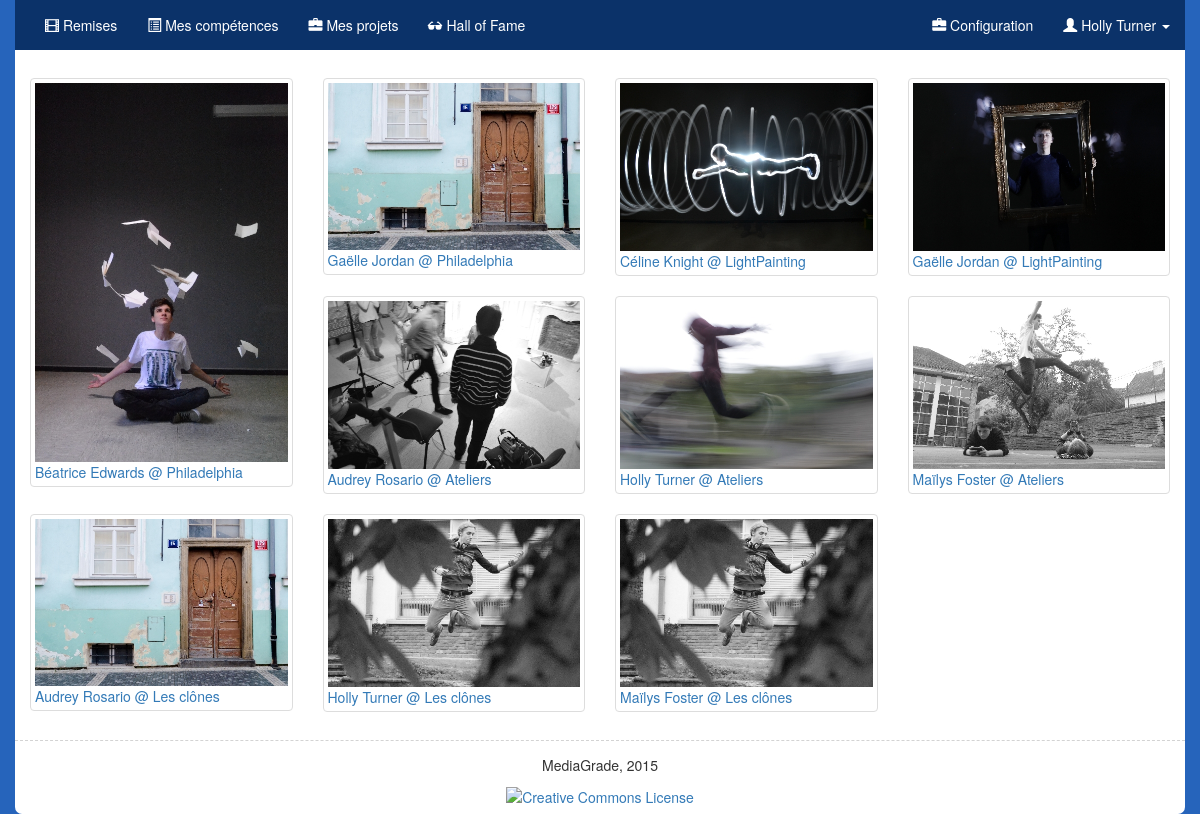
/gallery.php (signed in), run on the app's committed database.
### tables this page shows
CREATE TABLE IF NOT EXISTS `users` (
  `id` int(11) NOT NULL AUTO_INCREMENT,
  `username` varchar(20) NOT NULL,
  `email` tinytext NOT NULL,
  `hash` varchar(255) NOT NULL,
  `name` varchar(20) NOT NULL,
  `last_name` varchar(20) NOT NULL,
  `class` varchar(5) NOT NULL,
  `is_staff` tinyint(1) NOT NULL,
  PRIMARY KEY (`username`),
  KEY `id` (`id`)
);

CREATE TABLE IF NOT EXISTS `submitted` (
  `id` int(11) NOT NULL AUTO_INCREMENT,
  `user_id` int(11) NOT NULL,
  `file_path` text NOT NULL,
  `file_name` text NOT NULL,
  `answers` varchar(8000) NOT NULL,
  `project_id` int(11) NOT NULL,
  UNIQUE KEY `id` (`id`),
  KEY `id_2` (`id`)
);

CREATE TABLE IF NOT EXISTS `projects` (
  `project_id` int(11) NOT NULL AUTO_INCREMENT,
  `periode` tinyint(4) NOT NULL,
  `instructions` varchar(8000) NOT NULL,
  `deadline` date NOT NULL,
  `project_name` text NOT NULL,
  `class` text NOT NULL,
  `assessment_id` text NOT NULL,
  `auto_assessment_id` text NOT NULL,
  `assessment_type` text NOT NULL,
  `skill_id` tinytext NOT NULL,
  `extension` text NOT NULL,
  `is_activated` tinyint(1) NOT NULL DEFAULT '1',
  PRIMARY KEY (`project_id`),
  KEY `id` (`project_id`)
);

### public/gallery.php (called while the page is built, shortened)
<?php
    $medias = [];
    if (isset($_GET["my"]))
    {
        $projects = query(" SELECT user_id, file_path, file_name, submitted.project_id, project_name, name, last_name, users.class, extension
                            FROM submitted
                            LEFT JOIN users
                                ON users.id = submitted.user_id
                            LEFT JOIN projects
                                ON submitted.project_id = projects.project_id
                            WHERE users.id = ?",
                            $_SESSION["id"]);
    }
    else
    {
        $projects = query(" SELECT user_id, file_path, file_name, submitted.project_id, project_name, name, last_name, users.class, extension
                            FROM submitted
                            LEFT JOIN users
                                ON users.id = submitted.user_id
                            LEFT JOIN projects
                                ON submitted.project_id = projects.project_id
                            ORDER BY users.class, submitted.project_id, users.name");
    }
    foreach ($projects as $project)
    {
        $medias[] = [
            "file" => $project["file_path"] . $project["file_name"],
            "thumbnail" => $project["file_path"] . "thumb_" . $project["file_name"],
            "name" => $project["name"],
            "class" => $project["class"],
            "last_name" => $project["last_name"],
            "project_name" => $project["project_name"],
            "extension" => $project["extension"]
            ];
    };
    render("gallery.php", ["title" => "Hall of fame", "medias" => $medias], true);
?>

### includes/langs/be_FR.php (called while the page is built, shortened)
<?php
$lang = array();
$lang['LANG'] = "fr";
$lang['FORGOT_PASS'] = "J'ai oublié mon mot de passe";
$lang['LOGIN'] = "S'identifier";
$lang['USERNAME'] = "Nom d'utilisateur";
$lang['NAME'] = "Prénom";
$lang['LAST_NAME'] = "Nom";
$lang['PASSWORD'] = "Mot de passe";
$lang['CONFIRM_PASSWORD'] = "Confirmez le mot de passe";
$lang['PASSWORD_MISMATCH'] = "Les mots de passe ne correspondent pas";
$lang['EMAIL'] = "Courriel";
$lang['TEACHER'] = "Professeur";
$lang['BACK'] = "Retour";
$lang['MY_PROFILE'] = "Mon profil";
$lang['CHANGE_PASS'] = "Changer de mot de passe";
$lang['ACTUAL_PASS'] = "Mot de passe actuel";
$lang['NEW_PASS'] = "Nouveau mot de passe";
$lang['CONFIRM_PASS'] = "Confirmez le mot de passe";
$lang['MODIFY'] = "Modifier";
$lang['MY_MAIL'] = "Mon adresse courriel";
$lang['SORRY'] = "Désolé!";
$lang['PROVIDE_PASSWORD'] = "Merci de fournir un mot de passe.";
$lang['ALL_FIELDS_REQUIRED'] = "Tous les champs sont obligatoires!";
$lang['PROVIDE_EMAIL'] = "Courriel non valide";
$lang['SAFE_PASSWORD'] = "Votre mot de passe doit contenir au moins 8 caractères, dont 1 en majuscule et 1 chiffre.";
$lang['ALREADY_USER'] = "Courriel ou nom d'utilisateur déjà utilisé";
$lang['USER_EXPLOIT'] = "\"Touche pas à ça, p'tit con!\"";
$lang['USER_INCLUSION_EXPLOIT'] = "Tentative de RFI détectée...";
$lang['NO_INSTRUCTIONS'] = "Désolé, les consignes ne sont pas (encore) disponibles.";
$lang['MAX_SIZE_REACHED'] = "Taille de fichier supérieure à 200 Mo. Vérifiez votre exportation.";
$lang['UNEXPECTED_FILE_TYPE'] = "Format de fichier inattendu.";
$lang['DIR_CREATION_ERROR'] = "Erreur lors de la création du répertoire.";
$lang['NO_FILE'] = "Choisissez un fichier!";
$lang['SELECT_FILE'] = "Sélectionnez un fichier";
$lang['REQUIRED_ANSWER'] = "Réponse requise!";
$lang['REQUIRED_ANSWER'] = "Réponse requise!";
$lang['INVALID_USER_PASS'] = "Nom d'utilisateur ou mot de passe invalide.";
$lang['GRADES'] = "Évaluations";
$lang['RESULTS'] = "Résultats";
$lang['INSTRUCTIONS'] = "Consignes";
$lang['SUBMIT'] = "Remises";
$lang['SKILLS'] = "Compétences";
$lang['ACCOUNT'] = "Compte";
$lang['GALLERY'] = "Hall of Fame";
$lang['MY_GALLERY'] = "Mes projets";
$lang['GRADE_BOOK'] = "Mes compétences";
$lang['LOGOUT'] = "Déconnection";
$lang['MANAGE_PROJECTS'] = "Gérer les projets";
$lang['RATE'] = "Corriger";
$lang['CONFIG'] = "Configuration";
$lang['NEW_PROJECT'] = "Nouveau projet";
$lang['NO_PDF_READER'] = "<p>It appears your Web browser is not configured to display PDF files.
                            No worries, just <a href='123.pdf'>click here to download the PDF file.</a></p>";
$lang['SUBMIT_FILE'] = "Remise du fichier";
$lang['SELF_ASSESSMENT'] = "Auto-évaluation";
$lang['SUBMIT_WORK'] = "Je remets mon travail";
$lang['DISACTIVATE_PROJECT'] = "Désactiver le projet";
$lang['ACTIVATE_PROJECT'] = "Activer le projet";
$lang['SUBMITTED_FILE'] = "Fichier remis:";
$lang['NOT_GRADED_YET'] = "<p>Votre travail n'a pas encore été évalué.</p>";
$lang['PERCENT'] = "Pourcentage";
?>

### templates/gallery.php (the view)
<div class="row" style="padding-top:2em;">
<?php foreach ($medias as $media): ?>
    <div class="col-lg-3 col-md-4 col-xs-6 ">
            <?php if ($media['extension'] == "mp4" || $media['extension'] == "mov" || $media['extension'] == "avi"):?>
            <div class="thumbnail">
               <div class="embed-responsive embed-responsive-16by9">
                    <video class="embed-responsive-item" preload="metadata">
                        <source src="http://final_project/<?= $media['file']?>" type="video/mp4">
                        <p><?= $lang['NO_HTML5_VIDEO'] ?> <a href="<?= $media['file'] ?>"><?= $lang['HERE'] ?></a></p>
                    </video>
                </div>
                <a href="<?= $media['file'] ?>"><?= $media['name'] . " " . $media['last_name'] . " @ " . $media['project_name']?> (vidéo)</a>
            </div>
            <?php elseif($media['extension'] == "jpeg" || $media['extension'] == "jpg" || $media['extension'] == "png" || $media['extension'] == "gif"): ?>
            <div class="thumbnail">
                <img class="img-responsive" src="<?= $media['thumbnail'] ?>" alt="<?= $media['name'] ?> /">
                <a  href="<?= $media['file'] ?>"><?= $media['name'] . " " . $media['last_name'] . " @ " . $media['project_name']?></a>
            </div>
            <?php endif ?>
    </div>
<?php endforeach ?>
</div>

### templates/menu.php (shortened to what this page needs)
<nav class="navbar navbar-default navbar-fixed-top" id="menu">
    <div class="container" <?= ($_SESSION["admin"] ? 'style="background-color:#482084;"' : '') ?>>
         <div id="navbar" class="navbar-collapse collapse">
            <ul class="nav navbar-nav">
            <?php if($_SESSION["admin"]):?>
                 <li><a href="admin.php"><span class="glyphicon glyphicon-film"></span> <?=$lang['MANAGE_PROJECTS']?> </a></li>
                 <li><a href="rating.php"><span class="glyphicon glyphicon-list-alt"></span> <?=$lang['RATE']?></a></li>
                 <li>
                     <a href="#" class="dropdown-toggle" data-toggle="dropdown"><span class="glyphicon glyphicon-th-list"></span>  <?=$lang['RESULTS']?>  <span class="caret"></span></a>
                     <ul class="dropdown-menu dropdown-menu">
                         <?php foreach($classes as $class): ?>
                         <li><a href="admin.php?results=<?= trim($class["class"], " ") ?>"><?= $class["class"] ?></a></li>
                         <?php endforeach ?>
                     </ul>
                 </li>
            <?php else: ?>
                 <li><a href="index.php"><span class="glyphicon glyphicon-film"></span> <?=$lang['SUBMIT']?></a></li>
                 <li><a href="gradebook.php"><span class="glyphicon glyphicon-list-alt"></span> <?=$lang['GRADE_BOOK']?></a></li>
                 <li><a href="gallery.php?my"><span class="glyphicon glyphicon-briefcase"></span> <?=$lang['MY_GALLERY']?></a></li>
            <?php endif ?>
                 <li><a href="gallery.php"><span class="glyphicon glyphicon-sunglasses"></span> <?=$lang['GALLERY']?></a></li>
            </ul>
            <ul class="nav navbar-nav navbar-right">
                 <li><a href="config.php"><span class="glyphicon glyphicon-briefcase"></span> <?=$lang['CONFIG']?></a></li>
                 <li class="dropdown">
                     <a href="#" class="dropdown-toggle" data-toggle="dropdown"><span class="glyphicon glyphicon-user"></span> <?= $username[0]["name"] . " " . $username[0]["last_name"] ?> <span class="caret"></span></a>
                 </li>
            </ul>
         </div>
     </div>
</nav>

### public/css/styles.css (style rules this page uses)
.container { background: white; -webkit-border-radius: 0 0 7px 7px; -moz-border-radius: 0 0 7px 7px; border-radius: 0 0 7px 7px; }
.navbar-default { -moz-box-shadow: none; -webkit-box-shadow: none; background-color: transparent; background-image: none; border: none; box-shadow: none; }
.navbar-default .navbar-nav>li>a { color: #FFF }
body { background-color: #2664BB; padding-top: 50px; }
nav .container { padding-bottom: 0; background-color: #0B3269; // background-image: url('../img/banner_av.jpg'); -webkit-border-radius: 0px; -moz-border-radius: 0px; border-radius: 0px; }

### public/css/sticky-footer.css (style rules this page uses)
html, body { height: 100%; }
.container { min-height: 100%; height: auto !important; height: 100%; margin: 0 auto -60px; padding-bottom: 60px; }

### data on the page
users: name "Holly", last_name "Turner"
submitted: users.name (picture), users.name "Béatrice", users.last_name "Edwards", project.project_name "Philadelphia"
submitted: users.name (picture), users.name "Gaëlle", users.last_name "Jordan", project.project_name "Philadelphia"
submitted: users.name (picture), users.name "Céline", users.last_name "Knight", project.project_name "LightPainting"
submitted: users.name (picture), users.name "Gaëlle", users.last_name "Jordan", project.project_name "LightPainting"
submitted: users.name (picture), users.name "Audrey", users.last_name "Rosario", project.project_name "Ateliers"
submitted: users.name (picture), users.name "Holly", users.last_name "Turner", project.project_name "Ateliers"
submitted: users.name (picture), users.name "Maïlys", users.last_name "Foster", project.project_name "Ateliers"
submitted: users.name (picture), users.name "Audrey", users.last_name "Rosario", project.project_name "Les clônes"
submitted: users.name (picture), users.name "Holly", users.last_name "Turner", project.project_name "Les clônes"
submitted: users.name "Maïlys", users.last_name "Foster", project.project_name "Les clônes"

### other printed values
$lang['SUBMIT'] "Remises"
$lang['GRADE_BOOK'] "Mes compétences"
$lang['MY_GALLERY'] "Mes projets"
$lang['GALLERY'] "Hall of Fame"
$lang['CONFIG'] "Configuration"
